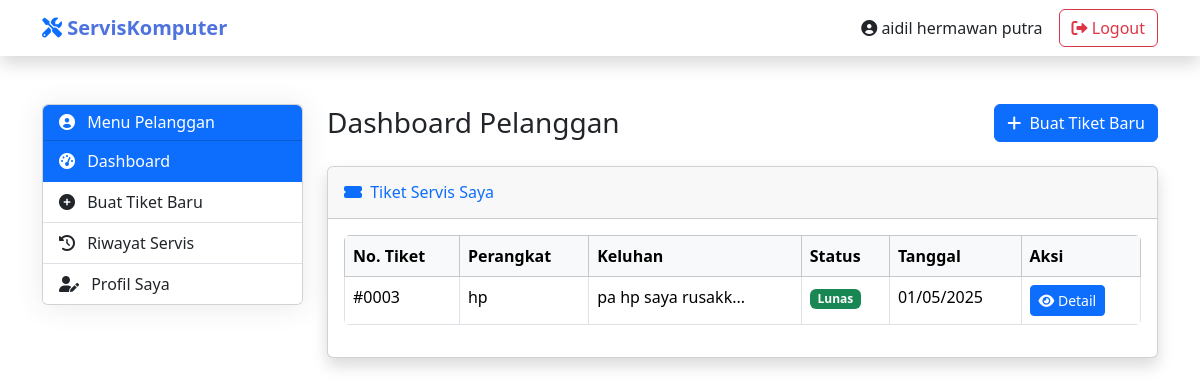
Page /pelanggan/dashboard.php (signed in) on the committed database.
### tables this page shows
CREATE TABLE `tiket_servis` (
  `id` int(11) NOT NULL,
  `user_id` int(11) NOT NULL,
  `device_type` enum('hp','laptop','komputer') NOT NULL,
  `keluhan` text NOT NULL,
  `status` enum('pending','dikonfirmasi_admin','diproses_teknisi','selesai_diperbaiki','menunggu_pembayaran','lunas','servis_dibatalkan') DEFAULT 'pending',
  `biaya_servis` decimal(10,2) DEFAULT 0.00,
  `keterangan_teknisi` text DEFAULT NULL,
  `bukti_pembayaran` varchar(255) DEFAULT NULL,
  `tanggal_dibuat` datetime DEFAULT current_timestamp(),
  `tanggal_selesai` datetime DEFAULT NULL,
  `teknisi_id` int(11) DEFAULT NULL
);

### pelanggan/dashboard.php (the view, shortened to what this page needs)
<?php
require '../config/koneksi.php';
$user_id = $_SESSION['user_id'];
$tiket = $koneksi->query("SELECT * FROM tiket_servis WHERE user_id='$user_id'");
?>
<!DOCTYPE html>
<html lang="en">
<head>
    <link href="../assets/css/bootstrap.min.css" rel="stylesheet">
    <link href="../assets/css/style.css" rel="stylesheet">
    <link rel="stylesheet" href="https://cdnjs.cloudflare.com/ajax/libs/font-awesome/6.0.0/css/all.min.css">
    <link rel="stylesheet" href="https://cdn.jsdelivr.net/npm/bootstrap@5.3.5/dist/css/bootstrap.min.css">
</head>
<body>
    <nav class="navbar navbar-expand-lg navbar-light shadow">
        <div class="container">
            <a class="navbar-brand" href="../index.php">
                <i class="fas fa-tools text-primary"></i> <span class="fw-bold">ServisKomputer</span>
            </a>
            <div class="d-flex align-items-center">
                <span class="me-3 d-none d-sm-inline">
                    <i class="fas fa-user-circle"></i> <?= $_SESSION['nama'] ?>
                </span>
                <a href="../autentikasi/logout.php" class="btn btn-outline-danger">
                    <i class="fas fa-sign-out-alt"></i> Logout
                </a>
            </div>
        </div>
    </nav>
    <div class="container my-5">
        <div class="row">
            <div class="col-lg-3 mb-4">
                <div class="card">
                    <div class="card-header bg-primary text-white">
                        <h6 class="mb-0"><i class="fas fa-user-circle me-2"></i> Menu Pelanggan</h6>
                    </div>
                    <div class="list-group list-group-flush">
                        <a href="#" class="list-group-item list-group-item-action active">
                            <i class="fas fa-tachometer-alt me-2"></i> Dashboard
                        </a>
                        <a href="../tiket/buat_tiket.php" class="list-group-item list-group-item-action">
                            <i class="fas fa-plus-circle me-2"></i> Buat Tiket Baru
                        </a>
                        <a href="#" class="list-group-item list-group-item-action">
                            <i class="fas fa-history me-2"></i> Riwayat Servis
                        </a>
                        <a href="#" class="list-group-item list-group-item-action">
                            <i class="fas fa-user-edit me-2"></i> Profil Saya
                        </a>
                    </div>
                </div>
            </div>
            <div class="col-lg-9">
                <div class="d-sm-flex align-items-center justify-content-between mb-4">
                    <h1 class="h3 mb-0 text-gray-800">Dashboard Pelanggan</h1>
                    <a href="../tiket/buat_tiket.php" class="btn btn-primary">
                        <i class="fas fa-plus me-1"></i> Buat Tiket Baru
                    </a>
                </div>
                <div class="card shadow mb-4">
                    <div class="card-header py-3">
                        <h6 class="m-0 font-weight-bold text-primary">
                            <i class="fas fa-ticket-alt me-1"></i> Tiket Servis Saya
                        </h6>
                    </div>
                    <div class="card-body">
                        <?php if ($tiket->num_rows > 0): ?>
                            <div class="table-responsive">
                                <table class="table table-bordered table-hover">
                                    <thead class="table-light">
                                        <tr>
                                            <th>No. Tiket</th>
                                            <th>Perangkat</th>
                                            <th>Keluhan</th>
                                            <th>Status</th>
                                            <th>Tanggal</th>
                                            <th>Aksi</th>
                                        </tr>
                                    </thead>
                                    <tbody>
                                        <?php while ($row = $tiket->fetch_assoc()): ?>
                                        <tr>
                                            <td>#<?= str_pad($row['id'], 4, '0', STR_PAD_LEFT) ?></td>
                                            <td><?= $row['device_type'] ?></td>
                                            <td><?= substr($row['keluhan'], 0, 30) ?>...</td>
                                            <td>
                                                <?php
                                                $badge_class = '';
                                                switch($row['status']) {
                                                    case 'lunas': $badge_class = 'bg-success'; break;
                                                }
                                                ?>
                                                <span class="badge <?= $badge_class ?>"><?= ucfirst($row['status']) ?></span>
                                            </td>
                                            <td><?= date('d/m/Y', strtotime($row['tanggal_dibuat'])) ?></td>
                                            <td>
                                                <a href="detail_tiket.php?id=<?= $row['id'] ?>" class="btn btn-sm btn-primary">
                                                    <i class="fas fa-eye"></i> Detail
                                                </a>
                                            </td>
                                        </tr>
                                        <?php endwhile; ?>
                                    </tbody>
                                </table>
                            </div>
                        <?php else: ?>
                            <div class="alert alert-info">
                                <i class="fas fa-info-circle me-1"></i> Anda belum memiliki tiket servis.
                            </div>
                        <?php endif; ?>
                    </div>
                </div>
            </div>
        </div>
    </div>
</body>
</html>

### assets/css/style.css (style rules this page uses)
:root { --primary-color: #4e73df; --secondary-color: #f8f9fc; --accent-color: #2e59d9; }
body { font-family: 'Nunito', sans-serif; background-color: #f8f9fa; min-height: 100vh; display: flex; flex-direction: column; }
.navbar { box-shadow: 0 0.15rem 1.75rem 0 rgba(58, 59, 69, 0.15); background: white; }
.navbar-brand { font-weight: 800; color: var(--primary-color) !important; }
.card { border: none; border-radius: 0.35rem; box-shadow: 0 0.15rem 1.75rem 0 rgba(58, 59, 69, 0.1); transition: all 0.3s; }
.card-header { background-color: var(--primary-color); color: white; font-weight: 600; border-radius: 0.35rem 0.35rem 0 0 !important; }
.btn-primary { background-color: var(--primary-color); border-color: var(--primary-color); }
.table { border-radius: 0.35rem; overflow: hidden; }
.table thead { background-color: var(--secondary-color); }

### rows in the picture
tiket_servis: id "0003", device_type "hp", keluhan "pa hp saya rusakk", status "Lunas", tanggal_dibuat "01/05/2025"

### other values in the picture
$_SESSION['nama'] "aidil hermawan putra"
